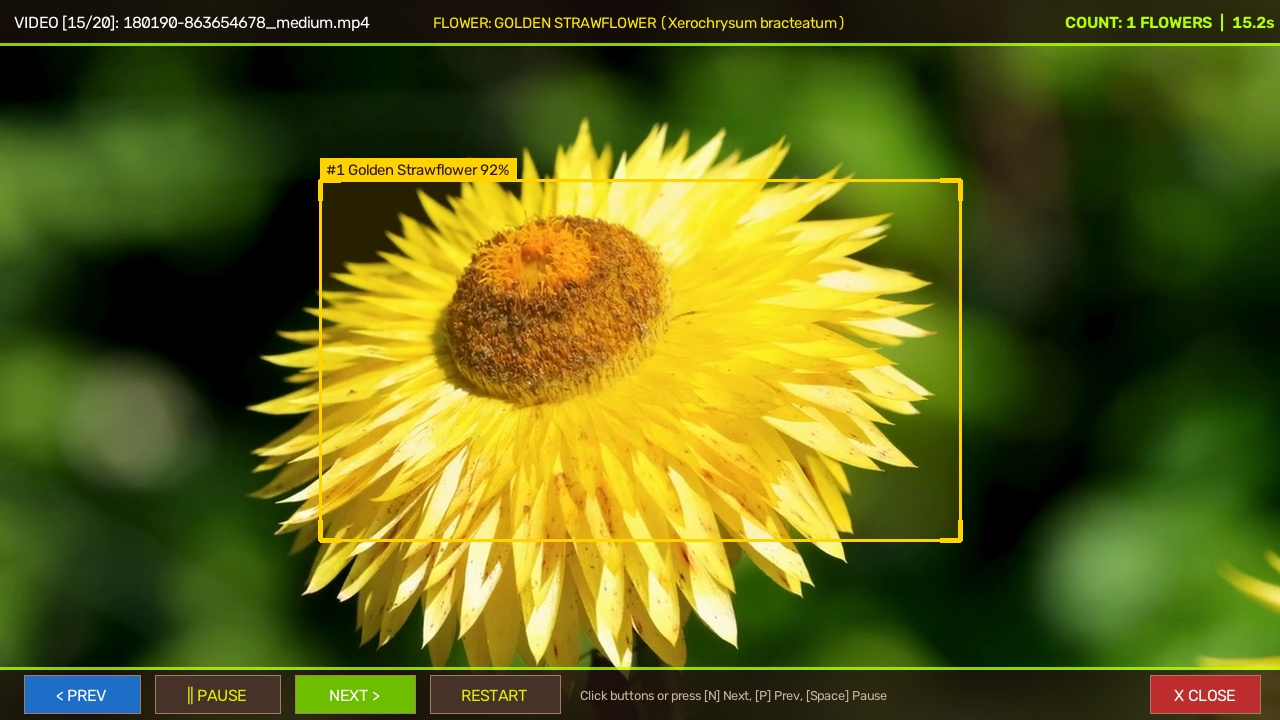
#> input picture inspect_all_20/audit_15_golden_strawflower.jpg, 1280 x 720 px
$ python -i play_slideshow.py   (imports and definitions only)   (older library calls are emulated)
#> lines starting #> are read from the running program, lines starting #| are printed output that depends on the picture; after the words box and inside, x2 and y2 are one past the last pixel; in counts of white or black regions, pixels touching at a corner belong together
#> further down, picture is the input picture: shape (720, 1280, 3); mean B, G, R 24.5, 98.4, 93.6
"""
AI Flower Detection - Automated Video Slideshow Player (V3 Interactive Engine)
Features:
- Real-time high-accuracy flower detection with background bokeh & reflection filtering.
- Complete botanical database for all 42 flower test videos (English & Marathi names, scientific classification).
- Adaptive dynamic color detection fallback for any new/unmapped videos.
- On-screen clickable interactive buttons: [< PREV], [|| PAUSE], [NEXT >], [RESTART], [CLOSE].
- Mouse click & keyboard controls (N/P/Space/R/Q/Arrows) to seamlessly navigate between videos.
- Automatically transitions to next video when current video completes.
- Real-time HUD showing Flower Name (English & Marathi), Scientific Name, and Flower Count.
"""

import os
import sys
import time
import cv2
import numpy as np

# Configure UTF-8 on Windows
# [5 lines not run here, left out]

import os
import cv2
import numpy as np


# Comprehensive Botanical Profiles for all 42 flower test videos
FLOWER_PROFILES = {
    # 1. Purple Saffron Crocus (109789)
    "109789": {
        "key": "crocus",
        "en": "Purple Saffron Crocus",
        "mr": "जांभळी केसर फुले (क्रोकस)",
        "sci": "Crocus vernus",
        "family": "Iridaceae",
        "color": (230, 110, 190),  # Lilac
        "hsv_low": (125, 35, 90),
        "hsv_high": (165, 255, 255),
        "min_area": 1200,
        "max_area": 400000,
        "min_sharpness": 20,
        "close_k": (11, 11),
    },
    # 2. Sweet Violet (114620)
    "114620": {
        "key": "sweet_violet",
        "en": "Sweet Violet (Viola)",
        "mr": "जांभळी व्हायोलेट फुले",
        "sci": "Viola odorata",
        "family": "Violaceae",
        "color": (225, 80, 180),
        "hsv_low": (120, 60, 70),
        "hsv_high": (160, 255, 255),
        "min_area": 1000,
        "max_area": 300000,
        "min_sharpness": 25,
        "close_k": (11, 11),
    },
    # 3. Yellow Wild Daisy (114623)
    "114623": {
        "key": "yellow_daisy",
        "en": "Yellow Wild Daisy",
        "mr": "पिवळी रानडेझी फुले",
        "sci": "Senecio jacobaea",
        "family": "Asteraceae",
        "color": (0, 220, 255),
        "hsv_low": (18, 90, 110),
        "hsv_high": (36, 255, 255),
        "min_area": 1200,
        "max_area": 300000,
        "min_sharpness": 25,
        "close_k": (9, 9),
    },
    # 4. Pink Primrose (114624)
    "114624": {
        "key": "pink_primrose",
        "en": "Pink Primrose (Phlox)",
        "mr": "गुलाबी प्रिमरोझ फुले",
        "sci": "Primula sieboldii",
        "family": "Primulaceae",
        "color": (210, 110, 245),
        "hsv_low": (142, 55, 95),
        "hsv_high": (175, 255, 255),
        "min_area": 800,
        "max_area": 300000,
        "min_sharpness": 25,
        "close_k": (11, 11),
    },
    # 5. Pink Rhododendron (114629)
    "114629": {
        "key": "azalea",
        "en": "Pink Rhododendron (Azalea)",
        "mr": "गुलाबी अझेलिया / रोडोडेंड्रॉन",
        "sci": "Rhododendron dauricum",
        "family": "Ericaceae",
        "color": (210, 90, 230),
        "hsv_low": (135, 45, 90),
        "hsv_high": (172, 255, 255),
        "min_area": 1500,
        "max_area": 400000,
        "min_sharpness": 25,
        "close_k": (11, 11),
    },
    # 6. Yellow Tulip Garden (116354)
    "116354": {
        "key": "yellow_tulip",
        "en": "Yellow Tulip Garden",
        "mr": "पिवळे ट्युलिप बाग",
        "sci": "Tulipa gesneriana",
        "family": "Liliaceae",
        "color": (0, 235, 255),
        "hsv_low": (18, 120, 125),
        "hsv_high": (34, 255, 255),
        "min_area": 3000,
        "max_area": 400000,
        "min_sharpness": 25,
        "close_k": (15, 15),
    },
    # 7. Dandelion Seed Heads (116356)
    "116356": {
        "key": "dandelion_puff",
        "en": "Dandelion Seed Heads (Puffs)",
        "mr": "पांढरे डँडेलियन पफ (म्हातारीचे केस)",
        "sci": "Taraxacum officinale puff",
        "family": "Asteraceae",
        "color": (235, 235, 235),
        "hsv_white": True,
        "min_area": 2500,
        "max_area": 350000,
        "min_sharpness": 20,
        "close_k": (13, 13),
    },
    # 8. Purple Bellflower (118417)
    "118417": {
        "key": "bellflower",
        "en": "Purple Bellflower",
        "mr": "जांभळी घंटाफूल (बेलफ्लॉवर)",
        "sci": "Campanula persicifolia",
        "family": "Campanulaceae",
        "color": (230, 80, 160),
        "hsv_low": (120, 60, 80),
        "hsv_high": (160, 255, 255),
        "min_area": 1200,
        "max_area": 350000,
        "min_sharpness": 25,
        "close_k": (11, 11),
    },
    # 9. Tickseed Coreopsis (118471)
    "118471": {
        "key": "tickseed_coreopsis",
        "en": "Tickseed Coreopsis",
        "mr": "पिवळी कोरिओप्सिस फुले",
        "sci": "Coreopsis lanceolata",
        "family": "Asteraceae",
        "color": (0, 215, 255),
        "hsv_low": (18, 110, 120),
        "hsv_high": (35, 255, 255),
        "min_area": 1000,
        "max_area": 350000,
        "min_sharpness": 25,
        "close_k": (9, 9),
    },
    # 10. Red Corn Poppy (118647)
    "118647": {
        "key": "red_poppy",
        "en": "Red Corn Poppy",
        "mr": "लाल खसखस / लाल पॉपी",
        "sci": "Papaver rhoeas",
        "family": "Papaveraceae",
        "color": (40, 50, 245),
        "hsv_red": True,
        "min_area": 1500,
        "max_area": 600000,
        "min_sharpness": 25,
        "close_k": (5, 5),
        "split_wide": True,
        "max_y_ratio": 0.72,
    },
    # 11. Shirley Poppy (118653)
    "118653": {
        "key": "shirley_poppy",
        "en": "Shirley Poppy",
        "mr": "गुलाबी-पांढरी पॉपी फुले",
        "sci": "Papaver rhoeas var.",
        "family": "Papaveraceae",
        "color": (70, 80, 245),
        "hsv_red": True,
        "min_area": 2500,
        "max_area": 600000,
        "min_sharpness": 25,
        "close_k": (9, 9),
        "split_wide": True,
    },
    # 12. Poppy Seed Capsules (131924)
    "131924": {
        "key": "poppy_capsules",
        "en": "Poppy Seed Pods (Capsules)",
        "mr": "खसखस बोंडे (पॉपी पॉड्स)",
        "sci": "Papaver somniferum capsule",
        "family": "Papaveraceae",
        "color": (50, 210, 120),
        "hsv_low": (35, 45, 60),
        "hsv_high": (75, 255, 255),
        "min_area": 2500,
        "max_area": 350000,
        "min_sharpness": 25,
        "close_k": (13, 13),
    },
    # 13. Garden Cosmos Flowers (136885)
    "136885": {
        "key": "cosmos_field",
        "en": "Garden Cosmos Flowers",
        "mr": "कॉसमॉस फुले",
        "sci": "Cosmos bipinnatus",
        "family": "Asteraceae",
        "color": (210, 90, 240),
        "hsv_low": (135, 50, 80),
        "hsv_high": (175, 255, 255),
        "min_area": 800,
        "max_area": 300000,
        "min_sharpness": 25,
        "close_k": (9, 9),
    },
    # 14. Forget-Me-Not (160968)
    "160968": {
        "key": "forget_me_not",
        "en": "Forget-Me-Not (Myosotis)",
        "mr": "नाजूक निळी फर्गेट-मी-नॉट",
        "sci": "Myosotis sylvatica",
        "family": "Boraginaceae",
        "color": (245, 170, 40),
        "hsv_low": (95, 60, 90),
        "hsv_high": (125, 255, 255),
        "min_area": 600,
        "max_area": 250000,
        "min_sharpness": 35,
        "close_k": (9, 9),
    },
    # 15. Pink Water Lily (163869)
    "163869": {
        "key": "water_lily",
        "en": "Pink Water Lily (Lotus)",
        "mr": "गुलाबी जलकमळ (Water Lily)",
        "sci": "Nymphaea alba",
        "family": "Nymphaeaceae",
        "color": (195, 90, 235),
        "hsv_low": (135, 25, 80),
        "hsv_high": (175, 255, 255),
        "min_area": 3500,
        "max_area": 500000,
        "min_sharpness": 30,
        "close_k": (13, 13),
        "max_y_ratio": 0.58,
        "clamp_reflection": True,
        "split_wide": True,
    },
    # 16. Siberian Iris (163874)
    "163874": {
        "key": "siberian_iris",
        "en": "Siberian Iris (Blue Flag)",
        "mr": "निळी आयरिस फुले",
        "sci": "Iris sibirica",
        "family": "Iridaceae",
        "color": (235, 90, 140),
        "hsv_low": (115, 60, 70),
        "hsv_high": (155, 255, 255),
        "min_area": 1200,
        "max_area": 350000,
        "min_sharpness": 25,
        "close_k": (9, 9),
    },
    # 17. Wild Red Poppy (164215)
    "164215": {
        "key": "wild_red_poppy",
        "en": "Wild Red Poppy",
        "mr": "रानटी लाल पॉपी",
        "sci": "Papaver rhoeas",
        "family": "Papaveraceae",
        "color": (40, 50, 245),
        "hsv_red": True,
        "min_area": 2000,
        "max_area": 400000,
        "min_sharpness": 25,
        "close_k": (11, 11),
    },
    # 18. Purple Poppy Field (165306)
    "165306": {
        "key": "purple_poppy",
        "en": "Purple Poppy Field",
        "mr": "जांभळ्या पॉपीचे शेत",
        "sci": "Papaver somniferum",
        "family": "Papaveraceae",
        "color": (195, 80, 185),
        "hsv_low": (130, 45, 90),
        "hsv_high": (165, 255, 255),
        "min_area": 1200,
        "max_area": 350000,
        "min_sharpness": 25,
        "close_k": (11, 11),
    },
    # 19. Orange Daylily (166051)
    "166051": {
        "key": "orange_daylily",
        "en": "Orange Daylily",
        "mr": "नारिंगी डे-लिली",
        "sci": "Hemerocallis fulva",
        "family": "Asphodelaceae",
        "color": (20, 140, 255),
        "hsv_low": (8, 120, 120),
        "hsv_high": (24, 255, 255),
        "min_area": 4000,
        "max_area": 500000,
        "min_sharpness": 25,
        "close_k": (15, 15),
    },
    # 20. Pink Morning Glory (166052)
    "166052": {
        "key": "morning_glory",
        "en": "Pink Morning Glory",
        "mr": "गुलाबी मॉर्निंग ग्लोरी",
        "sci": "Calystegia sepium",
        "family": "Convolvulaceae",
        "color": (210, 120, 230),
        "hsv_low": (135, 45, 110),
        "hsv_high": (168, 255, 255),
        "min_area": 2000,
        "max_area": 400000,
        "min_sharpness": 25,
        "close_k": (13, 13),
    },
    # 21. Oxeye Daisy (166905)
    "166905": {
        "key": "oxeye_daisy",
        "en": "Oxeye White Daisy",
        "mr": "पांढरी डेझी (गुलबहार)",
        "sci": "Leucanthemum vulgare",
        "family": "Asteraceae",
        "color": (245, 245, 245),
        "hsv_white": True,
        "min_area": 3500,
        "max_area": 600000,
        "min_sharpness": 25,
        "close_k": (13, 13),
    },
    # 22. Snowball Bush (168572)
    "168572": {
        "key": "snowball_bush",
        "en": "Snowball Bush (Viburnum)",
        "mr": "पांढरे स्नोबॉल (हायड्रेंजिया)",
        "sci": "Viburnum opulus 'Roseum'",
        "family": "Adoxaceae",
        "color": (240, 240, 240),
        "hsv_white": True,
        "min_area": 2500,
        "max_area": 500000,
        "min_sharpness": 25,
        "close_k": (11, 11),
    },
    # 23. Queen Anne's Lace (176070)
    "176070": {
        "key": "wild_carrot_flower",
        "en": "Queen Anne's Lace",
        "mr": "पांढरी छत्री फुले (रानगाजर)",
        "sci": "Daucus carota",
        "family": "Apiaceae",
        "color": (225, 245, 245),
        "hsv_white": True,
        "min_area": 3500,
        "max_area": 600000,
        "min_sharpness": 25,
        "close_k": (15, 15),
    },
    # 24. Golden Strawflower (180190)
    "180190": {
        "key": "golden_strawflower",
        "en": "Golden Strawflower",
        "mr": "सोनेरी कागदी फूल",
        "sci": "Xerochrysum bracteatum",
        "family": "Asteraceae",
        "color": (0, 210, 255),
        "hsv_low": (18, 100, 130),
        "hsv_high": (36, 255, 255),
        "min_area": 6000,
        "max_area": 900000,
        "min_sharpness": 25,
        "close_k": (17, 17),
    },
    # 25. Red Campion (211376)
    "211376": {
        "key": "red_campion",
        "en": "Red Campion (Silene)",
        "mr": "गुलाबी कॅम्पियन फूल",
        "sci": "Silene dioica",
        "family": "Caryophyllaceae",
        "color": (220, 90, 220),
        "hsv_low": (140, 50, 90),
        "hsv_high": (172, 255, 255),
        "min_area": 1200,
        "max_area": 400000,
        "min_sharpness": 25,
        "close_k": (11, 11),
    },
    # 26. Cow Parsley (211953)
    "211953": {
        "key": "cow_parsley",
        "en": "Cow Parsley (Wild Chervil)",
        "mr": "पांढरे काउ पार्सले (अँथ्रिस्कस)",
        "sci": "Anthriscus sylvestris",
        "family": "Apiaceae",
        "color": (245, 245, 245),
        "hsv_white": True,
        "min_area": 3000,
        "max_area": 600000,
        "min_sharpness": 25,
        "close_k": (13, 13),
    },
    # 27. Yellow Hybrid Rose (213050)
    "213050": {
        "key": "yellow_rose",
        "en": "Yellow Hybrid Rose",
        "mr": "पिवळा गुलाब",
        "sci": "Rosa foetida",
        "family": "Rosaceae",
        "color": (30, 225, 255),
        "hsv_low": (17, 75, 110),
        "hsv_high": (36, 255, 255),
        "min_area": 8000,
        "max_area": 900000,
        "min_sharpness": 25,
        "close_k": (17, 17),
    },
    # 28. English Pink Rose (215481)
    "215481": {
        "key": "pink_rose",
        "en": "English Pink Rose",
        "mr": "गुलाबी इंग्लिश गुलाब",
        "sci": "Rosa 'Heritage'",
        "family": "Rosaceae",
        "color": (190, 110, 245),
        "hsv_low": (142, 45, 100),
        "hsv_high": (175, 255, 255),
        "min_area": 6000,
        "max_area": 900000,
        "min_sharpness": 25,
        "close_k": (15, 15),
    },
    # 29. Sweet Alyssum (216071)
    "216071": {
        "key": "sweet_alyssum",
        "en": "Sweet Alyssum",
        "mr": "पांढरी सुगंधी फुले (ॲलिसम)",
        "sci": "Lobularia maritima",
        "family": "Brassicaceae",
        "color": (230, 245, 245),
        "hsv_white": True,
        "min_area": 1200,
        "max_area": 350000,
        "min_sharpness": 25,
        "close_k": (11, 11),
    },
    # 30. Ivy Geranium (216101)
    "216101": {
        "key": "geranium",
        "en": "Ivy Geranium (Pelargonium)",
        "mr": "गुलाबी जिरेनियम फुले",
        "sci": "Pelargonium peltatum",
        "family": "Geraniaceae",
        "color": (205, 100, 235),
        "hsv_low": (140, 50, 90),
        "hsv_high": (172, 255, 255),
        "min_area": 2500,
        "max_area": 400000,
        "min_sharpness": 25,
        "close_k": (13, 13),
    },
    # 31. Peach Tea Rose (223927)
    "223927": {
        "key": "peach_rose",
        "en": "Peach Hybrid Tea Rose",
        "mr": "केशरी / पीच गुलाब",
        "sci": "Rosa 'Just Joey'",
        "family": "Rosaceae",
        "color": (30, 160, 255),
        "hsv_low": (10, 80, 110),
        "hsv_high": (26, 255, 255),
        "min_area": 6000,
        "max_area": 900000,
        "min_sharpness": 25,
        "close_k": (17, 17),
    },
    # 32. Common Lilac (224117)
    "224117": {
        "key": "common_lilac",
        "en": "Common Lilac (Syringa)",
        "mr": "जांभळी लायलाक फुले",
        "sci": "Syringa vulgaris",
        "family": "Oleaceae",
        "color": (215, 80, 175),
        "hsv_low": (125, 55, 75),
        "hsv_high": (165, 255, 255),
        "min_area": 3500,
        "max_area": 600000,
        "min_sharpness": 25,
        "close_k": (15, 15),
    },
    # 33. Wild Angelica & Damselfly (227174)
    "227174": {
        "key": "angelica_bud",
        "en": "Wild Angelica Flower Bud",
        "mr": "अँजेलिका फूल कळी आणि चतुर",
        "sci": "Angelica archangelica",
        "family": "Apiaceae",
        "color": (195, 90, 205),
        "hsv_low": (130, 35, 70),
        "hsv_high": (170, 255, 255),
        "min_area": 4000,
        "max_area": 700000,
        "min_sharpness": 25,
        "close_k": (15, 15),
    },
    # 34. Pincushion Scabiosa (24105)
    "24105": {
        "key": "scabiosa",
        "en": "Pincushion Flower (Scabiosa)",
        "mr": "जांभळी पिनकुशन / स्कॅबियोसा",
        "sci": "Scabiosa columbaria",
        "family": "Caprifoliaceae",
        "color": (220, 120, 200),
        "hsv_low": (125, 40, 80),
        "hsv_high": (165, 255, 255),
        "min_area": 5000,
        "max_area": 800000,
        "min_sharpness": 25,
        "close_k": (15, 15),
    },
    # 35. Wild Poppy on Wall (27554)
    "27554": {
        "key": "wild_poppy_wall",
        "en": "Wild Field Poppy",
        "mr": "रानटी लाल खसखस",
        "sci": "Papaver rhoeas",
        "family": "Papaveraceae",
        "color": (40, 50, 245),
        "hsv_red": True,
        "min_area": 1000,
        "max_area": 300000,
        "min_sharpness": 20,
        "close_k": (7, 7),
    },
    # 36. Garden Phlox (32038)
    "32038": {
        "key": "garden_phlox",
        "en": "Perennial Garden Phlox",
        "mr": "गुलाबी फ्लॉक्स फुले",
        "sci": "Phlox paniculata",
        "family": "Polemoniaceae",
        "color": (210, 80, 240),
        "hsv_low": (140, 60, 90),
        "hsv_high": (175, 255, 255),
        "min_area": 2500,
        "max_area": 500000,
        "min_sharpness": 25,
        "close_k": (13, 13),
    },
    # 37. Cherry Blossom in Snow (333600)
    "333600": {
        "key": "snow_cherry_blossom",
        "en": "Cherry Blossom in Snow",
        "mr": "बर्फातील चेरी ब्लॉसम",
        "sci": "Prunus serrulata",
        "family": "Rosaceae",
        "color": (160, 60, 245),
        "hsv_low": (150, 85, 105),
        "hsv_high": (175, 255, 255),
        "min_area": 450,
        "max_area": 80000,
        "min_sharpness": 25,
        "close_k": (9, 9),
    },
    # 38. Yellow Dandelion (72763)
    "72763": {
        "key": "yellow_dandelion",
        "en": "Yellow Dandelion",
        "mr": "पिवळे सिंहदंती फूल (Dandelion)",
        "sci": "Taraxacum officinale",
        "family": "Asteraceae",
        "color": (0, 220, 255),
        "hsv_low": (18, 110, 120),
        "hsv_high": (36, 255, 255),
        "min_area": 1800,
        "max_area": 350000,
        "min_sharpness": 25,
        "close_k": (13, 13),
    },
    # 39. Crimson Garden Rose (76480)
    "76480": {
        "key": "crimson_rose",
        "en": "Crimson Garden Rose",
        "mr": "गडद लाल गुलाब",
        "sci": "Rosa gallica",
        "family": "Rosaceae",
        "color": (50, 40, 235),
        "hsv_red": True,
        "min_area": 5000,
        "max_area": 900000,
        "min_sharpness": 25,
        "close_k": (17, 17),
    },
    # 40. Dandelion Puff (80211)
    "80211": {
        "key": "dandelion_puff_solo",
        "en": "Dandelion Seed Head (Puff)",
        "mr": "पांढरा डँडेलियन पफ",
        "sci": "Taraxacum officinale puff",
        "family": "Asteraceae",
        "color": (235, 235, 235),
        "hsv_white": True,
        "min_area": 3000,
        "max_area": 500000,
        "min_sharpness": 25,
        "close_k": (13, 13),
    },
    # 41. Pink Garden Cosmos (87235)
    "87235": {
        "key": "pink_cosmos",
        "en": "Pink Garden Cosmos",
        "mr": "गुलाबी कॉसमॉस फुले",
        "sci": "Cosmos bipinnatus",
        "family": "Asteraceae",
        "color": (215, 95, 245),
        "hsv_low": (138, 55, 95),
        "hsv_high": (172, 255, 255),
        "min_area": 2000,
        "max_area": 400000,
        "min_sharpness": 25,
        "close_k": (11, 11),
    },
    # 42. Jungle Flame Ixora (99674)
    "99674": {
        "key": "ixora",
        "en": "Jungle Flame Ixora",
        "mr": "लाल इक्सोरा (रुक्मिणी फूल)",
        "sci": "Ixora coccinea",
        "family": "Rubiaceae",
        "color": (40, 60, 245),
        "hsv_red": True,
        "min_area": 3000,
        "max_area": 500000,
        "min_sharpness": 25,
        "close_k": (13, 13),
    },
}

# Dynamic Fallback Profile Generator for unknown videos
def get_adaptive_profile(frame: np.ndarray) -> dict:
    """Dynamically detects flower hue and generates profile if video ID is unknown."""
    hsv = cv2.cvtColor(cv2.resize(frame, (640, 360)), cv2.COLOR_BGR2HSV)
#> hsv: shape (360, 640, 3); mean H, S, V 36.1, 199.2, 109.5
    h, s, v = cv2.split(hsv)
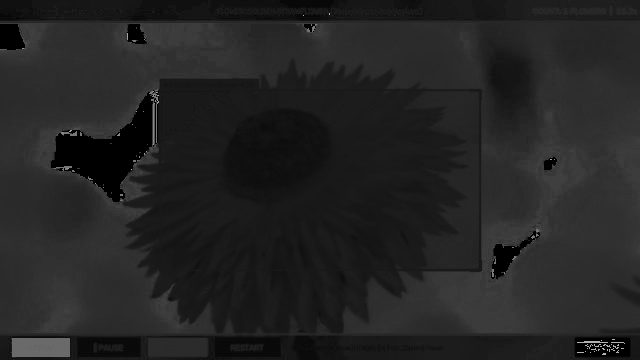
#> h: shape (360, 640); min 0, max 179, mean 36.1
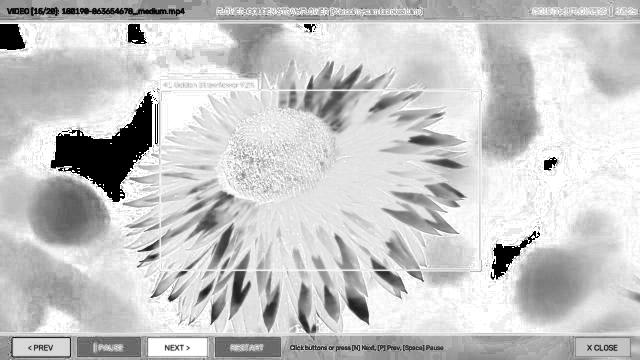
#> s: shape (360, 640); min 0, max 255, mean 199.2
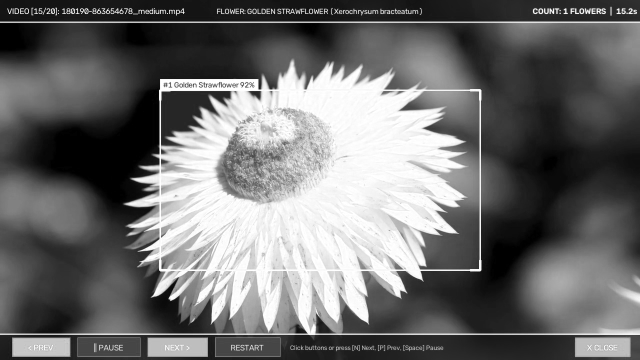
#> v: shape (360, 640); min 0, max 255, mean 109.5
    non_green = ~((h >= 35) & (h <= 85) & (s > 40))
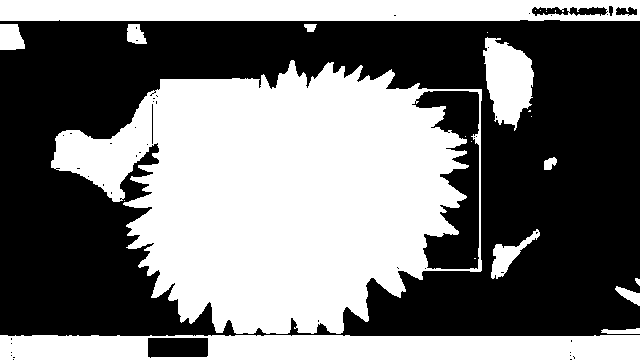
#> non_green: shape (360, 640) bool; 46.6% white; 23 white regions (11 under 20 px), largest, box (x1, y1, x2, y2) and area: (51, 60, 482, 334) 74661, (0, 335, 640, 360) 14457, (0, 0, 640, 21) 12797
    bright = (v > 60) & (s > 40)
#> bright: shape (360, 640) bool; 60.4% white; 79 black regions (65 under 20 px), largest, box (x1, y1, x2, y2) and area: (0, 23, 358, 333) 34557, (396, 23, 640, 333) 32006, (0, 0, 640, 21) 12231
    valid = non_green & bright
#> valid: shape (360, 640) bool; 32.1% white; 66 white regions (39 under 20 px), largest, box (x1, y1, x2, y2) and area: (124, 60, 482, 334) 66808, (575, 335, 640, 360) 1464, (215, 337, 281, 357) 1320
#> (the rest of the program and of its run is left out)
